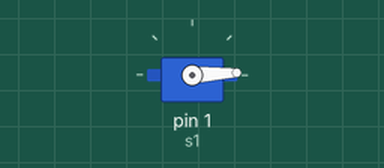
Simulated run of this sketch. Board: Arduino Uno, built with avr-gcc and run on an emulated ATmega328P. Parts: servo.

Above: at 0.05 s.
At 1.3 s:
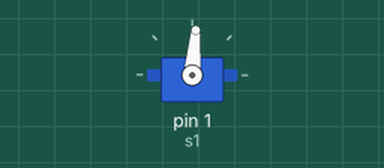
At 2.6 s:
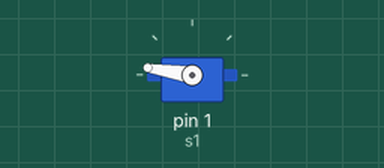
At 5.2 s:
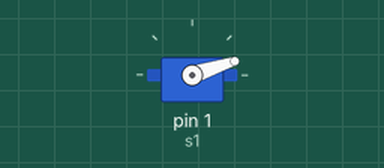
Timing chart, 0 to 7.1 s (numbered marks = the images above):
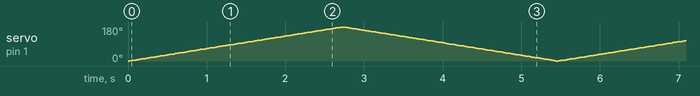

The sketch:

servo.ino
```cpp
#include <Servo.h>
int pos =0;
Servo s1 ;
void setup() {
  s1.attach(1);

}

void loop() {
  // put your main code here, to run repeatedly:
   for (pos = 0; pos <= 180; pos += 1) {
    s1.write(pos);
    delay(15);
  }
  for (pos = 180; pos >= 0; pos -= 1) {
    s1.write(pos);
    delay(15);
  }
}
```
